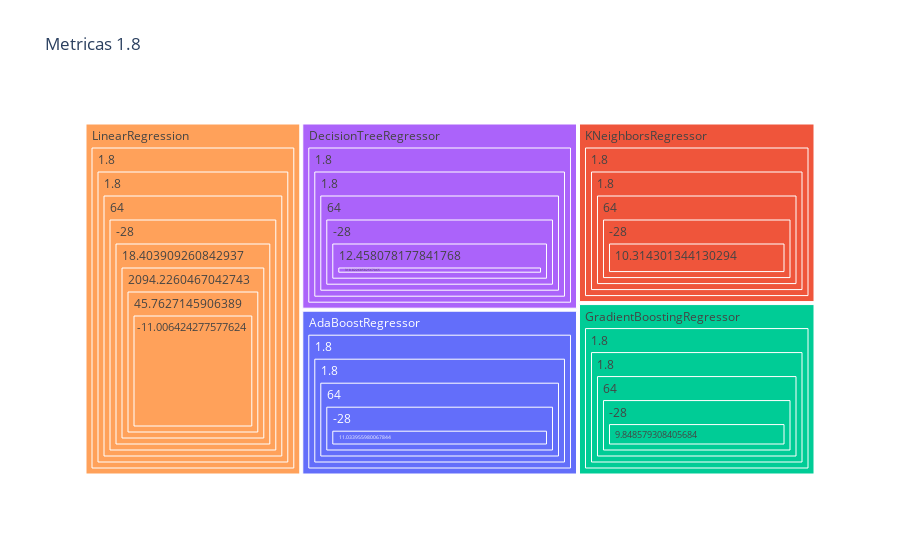

Notebook cell for this chart:
### Code cell
px.treemap(data_frame = df_metricas_1_8,
           values     = "MAE",
           path       = ["Modelo","karma_Q3","karma_Q1","Bigote superior","Bigote inferior","MAE","MSE","RMSE","R2"],
           hover_name = "Modelo",
           color      = "Modelo",
           title      = "Metricas 1.8")

### Figure 1 — Plotly figure (JSON) as saved in the notebook; plotly's stock layout.template omitted (floating-point values rounded to 4 significant figures)
{"data": [{"branchvalues": "total", "customdata": [["AdaBoostRegressor"], ["KNeighborsRegressor"], ["GradientBoostingRegressor"], ["DecisionTreeRegressor"], ["LinearRegression"], ["GradientBoostingRegressor"], ["AdaBoostRegressor"], ["KNeighborsRegressor"], ["DecisionTreeRegressor"], ["LinearRegression"], ["GradientBoostingRegressor"], ["AdaBoostRegressor"], ["KNeighborsRegressor"], ["DecisionTreeRegressor"], ["LinearRegression"], ["GradientBoostingRegressor"], ["KNeighborsRegressor"], ["AdaBoostRegressor"], ["DecisionTreeRegressor"], ["LinearRegression"], ["AdaBoostRegressor"], ["DecisionTreeRegressor"], ["GradientBoostingRegressor"], ["KNeighborsRegressor"], ["LinearRegression"], ["AdaBoostRegressor"], ["DecisionTreeRegressor"], ["GradientBoostingRegressor"], ["KNeighborsRegressor"], ["LinearRegression"], ["AdaBoostRegressor"], ["DecisionTreeRegressor"], ["GradientBoostingRegressor"], ["KNeighborsRegressor"], ["LinearRegression"], ["AdaBoostRegressor"], ["DecisionTreeRegressor"], ["GradientBoostingRegressor"], ["KNeighborsRegressor"], ["LinearRegression"], ["AdaBoostRegressor"], ["DecisionTreeRegressor"], ["GradientBoostingRegressor"], ["KNeighborsRegressor"], ["LinearRegression"]], "domain": {"x": [0, 1], "y": [0, 1]}, "hovertemplate": "<b>%{hovertext}</b><br><br>labels=%{label}<br>MAE=%{value}<br>parent=%{parent}<br>id=%{id}<br>Modelo=%{customdata[0]}<extra></extra>", "hovertext": ["AdaBoostRegressor", "KNeighborsRegressor", "GradientBoostingRegressor", "DecisionTreeRegressor", "LinearRegression", "GradientBoostingRegressor", "AdaBoostRegressor", "KNeighborsRegressor", "DecisionTreeRegressor", "LinearRegression", "GradientBoostingRegressor", "AdaBoostRegressor", "KNeighborsRegressor", "DecisionTreeRegressor", "LinearRegression", "GradientBoostingRegressor", "KNeighborsRegressor", "AdaBoostRegressor", "DecisionTreeRegressor", "LinearRegression", "AdaBoostRegressor", "DecisionTreeRegressor", "GradientBoostingRegressor", "KNeighborsRegressor", "LinearRegression", "AdaBoostRegressor", "DecisionTreeRegressor", "GradientBoostingRegressor", "KNeighborsRegressor", "LinearRegression", "AdaBoostRegressor", "DecisionTreeRegressor", "GradientBoostingRegressor", "KNeighborsRegressor", "LinearRegression", "AdaBoostRegressor", "DecisionTreeRegressor", "GradientBoostingRegressor", "KNeighborsRegressor", "LinearRegression", "AdaBoostRegressor", "DecisionTreeRegressor", "GradientBoostingRegressor", "KNeighborsRegressor", "LinearRegression"], "ids": ["AdaBoostRegressor/1.8/1.8/64/-28/11.033955980067844/182.80078805141093/13.520384168040897/-0.048016675694946054", "KNeighborsRegressor/1.8/1.8/64/-28/10.314301344130294/200.7726503520611/14.16942660632607/-0.15105130473099582", "GradientBoostingRegressor/1.8/1.8/64/-28/9.848579308405684/174.19894827860597/13.198444918951852/0.0012986014417165626", "DecisionTreeRegressor/1.8/1.8/64/-28/12.458078177841768/318.82268582567065/17.85560656560484/-0.8278449173927098", "LinearRegression/1.8/1.8/64/-28/18.403909260842937/2094.2260467042743/45.7627145906389/-11.006424277577624", "GradientBoostingRegressor/1.8/1.8/64/-28/9.848579308405684/174.19894827860597/13.198444918951852", "AdaBoostRegressor/1.8/1.8/64/-28/11.033955980067844/182.80078805141093/13.520384168040897", "KNeighborsRegressor/1.8/1.8/64/-28/10.314301344130294/200.7726503520611/14.16942660632607", "DecisionTreeRegressor/1.8/1.8/64/-28/12.458078177841768/318.82268582567065/17.85560656560484", "LinearRegression/1.8/1.8/64/-28/18.403909260842937/2094.2260467042743/45.7627145906389", "GradientBoostingRegressor/1.8/1.8/64/-28/9.848579308405684/174.19894827860597", "AdaBoostRegressor/1.8/1.8/64/-28/11.033955980067844/182.80078805141093", "KNeighborsRegressor/1.8/1.8/64/-28/10.314301344130294/200.7726503520611", "DecisionTreeRegressor/1.8/1.8/64/-28/12.458078177841768/318.82268582567065", "LinearRegression/1.8/1.8/64/-28/18.403909260842937/2094.2260467042743", "GradientBoostingRegressor/1.8/1.8/64/-28/9.848579308405684", "KNeighborsRegressor/1.8/1.8/64/-28/10.314301344130294", "AdaBoostRegressor/1.8/1.8/64/-28/11.033955980067844", "DecisionTreeRegressor/1.8/1.8/64/-28/12.458078177841768", "LinearRegression/1.8/1.8/64/-28/18.403909260842937", "AdaBoostRegressor/1.8/1.8/64/-28", "DecisionTreeRegressor/1.8/1.8/64/-28", "GradientBoostingRegressor/1.8/1.8/64/-28", "KNeighborsRegressor/1.8/1.8/64/-28", "LinearRegression/1.8/1.8/64/-28", "AdaBoostRegressor/1.8/1.8/64", "DecisionTreeRegressor/1.8/1.8/64", "GradientBoostingRegressor/1.8/1.8/64", "KNeighborsRegressor/1.8/1.8/64", "LinearRegression/1.8/1.8/64", "AdaBoostRegressor/1.8/1.8", "DecisionTreeRegressor/1.8/1.8", "GradientBoostingRegressor/1.8/1.8", "KNeighborsRegressor/1.8/1.8", "LinearRegression/1.8/1.8", "AdaBoostRegressor/1.8", "DecisionTreeRegressor/1.8", "GradientBoostingRegressor/1.8", "KNeighborsRegressor/1.8", "LinearRegression/1.8", "AdaBoostRegressor", "DecisionTreeRegressor", "GradientBoostingRegressor", "KNeighborsRegressor", "LinearRegression"], "labels": ["-0.048016675694946054", "-0.15105130473099582", "0.0012986014417165626", "-0.8278449173927098", "-11.006424277577624", "13.198444918951852", "13.520384168040897", "14.16942660632607", "17.85560656560484", "45.7627145906389", "174.19894827860597", "182.80078805141093", "200.7726503520611", "318.82268582567065", "2094.2260467042743", "9.848579308405684", "10.314301344130294", "11.033955980067844", "12.458078177841768", "18.403909260842937", "-28", "-28", "-28", "-28", "-28", "64", "64", "64", "64", "64", "1.8", "1.8", "1.8", "1.8", "1.8", "1.8", "1.8", "1.8", "1.8", "1.8", "AdaBoostRegressor", "DecisionTreeRegressor", "GradientBoostingRegressor", "KNeighborsRegressor", "LinearRegression"], "marker": {"colors": ["#636efa", "#EF553B", "#00cc96", "#ab63fa", "#FFA15A", "#00cc96", "#636efa", "#EF553B", "#ab63fa", "#FFA15A", "#00cc96", "#636efa", "#EF553B", "#ab63fa", "#FFA15A", "#00cc96", "#EF553B", "#636efa", "#ab63fa", "#FFA15A", "#636efa", "#ab63fa", "#00cc96", "#EF553B", "#FFA15A", "#636efa", "#ab63fa", "#00cc96", "#EF553B", "#FFA15A", "#636efa", "#ab63fa", "#00cc96", "#EF553B", "#FFA15A", "#636efa", "#ab63fa", "#00cc96", "#EF553B", "#FFA15A", "#636efa", "#ab63fa", "#00cc96", "#EF553B", "#FFA15A"]}, "name": "", "parents": ["AdaBoostRegressor/1.8/1.8/64/-28/11.033955980067844/182.80078805141093/13.520384168040897", "KNeighborsRegressor/1.8/1.8/64/-28/10.314301344130294/200.7726503520611/14.16942660632607", "GradientBoostingRegressor/1.8/1.8/64/-28/9.848579308405684/174.19894827860597/13.198444918951852", "DecisionTreeRegressor/1.8/1.8/64/-28/12.458078177841768/318.82268582567065/17.85560656560484", "LinearRegression/1.8/1.8/64/-28/18.403909260842937/2094.2260467042743/45.7627145906389", "GradientBoostingRegressor/1.8/1.8/64/-28/9.848579308405684/174.19894827860597", "AdaBoostRegressor/1.8/1.8/64/-28/11.033955980067844/182.80078805141093", "KNeighborsRegressor/1.8/1.8/64/-28/10.314301344130294/200.7726503520611", "DecisionTreeRegressor/1.8/1.8/64/-28/12.458078177841768/318.82268582567065", "LinearRegression/1.8/1.8/64/-28/18.403909260842937/2094.2260467042743", "GradientBoostingRegressor/1.8/1.8/64/-28/9.848579308405684", "AdaBoostRegressor/1.8/1.8/64/-28/11.033955980067844", "KNeighborsRegressor/1.8/1.8/64/-28/10.314301344130294", "DecisionTreeRegressor/1.8/1.8/64/-28/12.458078177841768", "LinearRegression/1.8/1.8/64/-28/18.403909260842937", "GradientBoostingRegressor/1.8/1.8/64/-28", "KNeighborsRegressor/1.8/1.8/64/-28", "AdaBoostRegressor/1.8/1.8/64/-28", "DecisionTreeRegressor/1.8/1.8/64/-28", "LinearRegression/1.8/1.8/64/-28", "AdaBoostRegressor/1.8/1.8/64", "DecisionTreeRegressor/1.8/1.8/64", "GradientBoostingRegressor/1.8/1.8/64", "KNeighborsRegressor/1.8/1.8/64", "LinearRegression/1.8/1.8/64", "AdaBoostRegressor/1.8/1.8", "DecisionTreeRegressor/1.8/1.8", "GradientBoostingRegressor/1.8/1.8", "KNeighborsRegressor/1.8/1.8", "LinearRegression/1.8/1.8", "AdaBoostRegressor/1.8", "DecisionTreeRegressor/1.8", "GradientBoostingRegressor/1.8", "KNeighborsRegressor/1.8", "LinearRegression/1.8", "AdaBoostRegressor", "DecisionTreeRegressor", "GradientBoostingRegressor", "KNeighborsRegressor", "LinearRegression", "", "", "", "", ""], "type": "treemap", "values": [11.03, 10.31, 9.849, 12.46, 18.4, 9.849, 11.03, 10.31, 12.46, 18.4, 9.849, 11.03, 10.31, 12.46, 18.4, 9.849, 10.31, 11.03, 12.46, 18.4, 11.03, 12.46, 9.849, 10.31, 18.4, 11.03, 12.46, 9.849, 10.31, 18.4, 11.03, 12.46, 9.849, 10.31, 18.4, 11.03, 12.46, 9.849, 10.31, 18.4, 11.03, 12.46, 9.849, 10.31, 18.4]}], "layout": {"legend": {"tracegroupgap": 0}, "title": {"text": "Metricas 1.8"}}}
